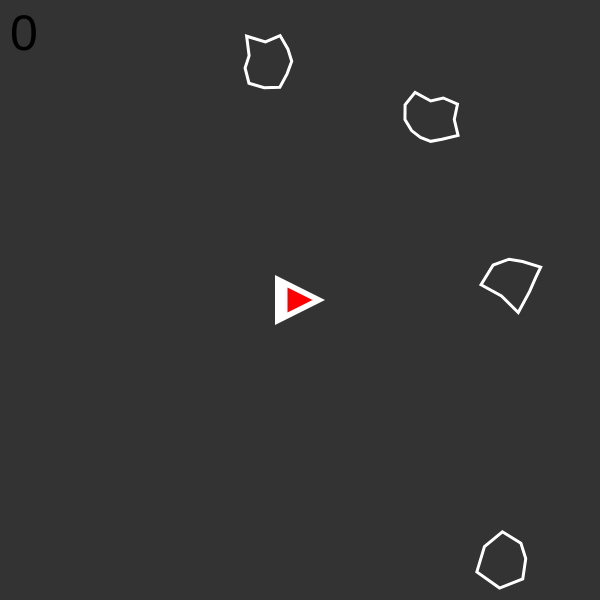
Frame 1 (no input)
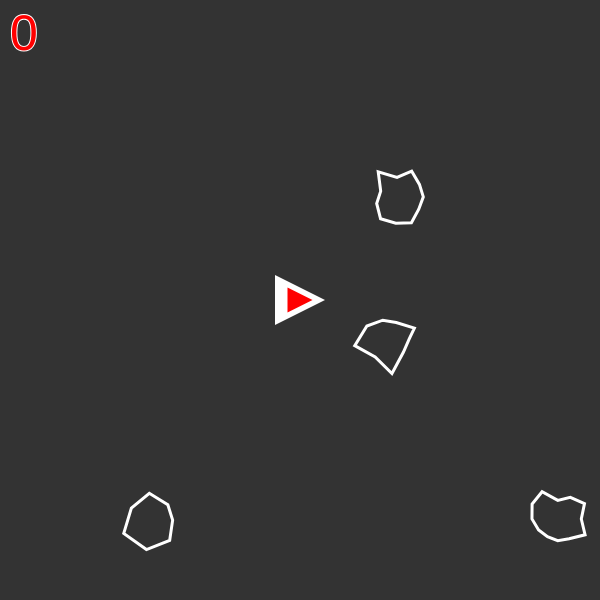
Frame 60 (no input)
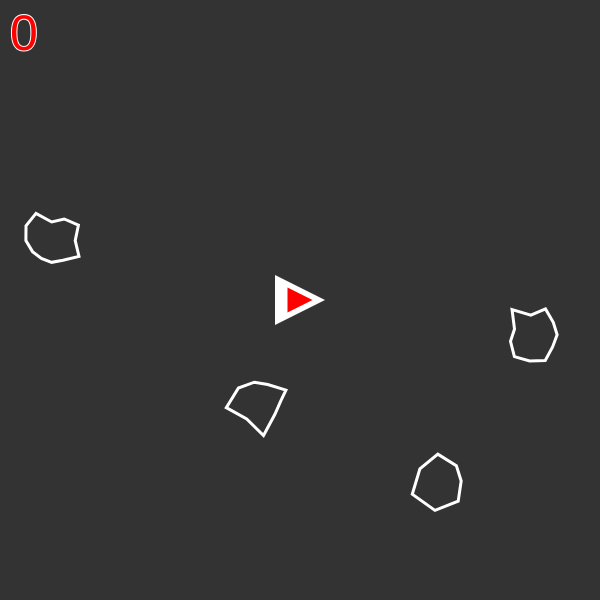
Frame 120 (the mouse pressed at the canvas centre since frame 60)

The p5.js sketch that drew these frames (run headless with seeded random() and noise() and a simulated clock; from frame 60 on, the mouse is pressed at the canvas centre):

// p5.js sketch
// ── sketch.js
var ship;
var bullets = [];
var asteroids = [];
var fps = 0;
var gameOver = false;
var score = 0;

function setup(){
  createCanvas(600,600);
  ship = new Ship();
  frameRate(60);

  for(var i = 0; i < 3; i++){
  asteroids.push(new Asteroid(false, 50));
  }

}

function draw(){
  if(gameOver){
    textSize(25);
    strokeWeight(2);
    text("Game Over, Your Highscore was: " + score + "\nPress F5 to Restart", 70, 100);
  }else{
  background(51);
  fps++;

  strokeWeight(2);
  textSize(50);
  text(score, 10, 50);



  if(asteroids.length < 4){
    asteroids.push(new Asteroid(false, 50));
  }

  checkBullets();
  for(var i = bullets.length-1; i > -1; i--){
    bullets[i].update();
    bullets[i].show();
  }

  for(var i = asteroids.length-1; i > -1; i--){
    asteroids[i].update();
    asteroids[i].show();
    for(var k = bullets.length-1; k > -1; k--){
      if(dist(asteroids[i].pos.x, asteroids[i].pos.y, bullets[k].pos.x, bullets[k].pos.y) < asteroids[i].r){
        asteroids.push(new Asteroid(true, asteroids[i].r /2, createVector(asteroids[i].pos.x, asteroids[i].pos.y)));
        asteroids.push(new Asteroid(true, asteroids[i].r /2, createVector(asteroids[i].pos.x, asteroids[i].pos.y)));
        bullets.splice(k, 1);
        asteroids.splice(i, 1);
        score++;
      }
    }
  }

  ship.update();
  ship.show();
  handleKeys();


  }
}

function checkBullets(){
  console.log(bullets.length);
  for(var i = bullets.length-1; i >= 0; i--){
  if(bullets[i].pos.x > width + 100){
    bullets.splice(i, 1);
  }else if(bullets[i].pos.x < 0 - 100){
    bullets.splice(i, 1);
  }else if(bullets[i].pos.y > height + 100){
    bullets.splice(i, 1);
  }else if(bullets[i].pos.y < 0 -100){
    bullets.splice(i, 1);
    }
  }
  for(var i = asteroids.length-1; i > -1; i--){
    if(dist(ship.pos.x, ship.pos.y, asteroids[i].pos.x,asteroids[i].pos.y) < asteroids[i].r){
      gameOver = true;
    }
    if(asteroids[i].r < 15){
      asteroids.splice(i, 1);
    }
  }
}

function handleKeys(){
  var turnSpeed = 5;
// console.log(keyCode);
  if(keyIsDown(UP_ARROW)){
    //ship.angle = atan2(mouseY - ship.pos.y, mouseX - ship.pos.x);
    ship.acc = p5.Vector.fromAngle(radians(ship.angle));
    ship.vel.add(ship.acc);
  }
  if(keyIsDown(LEFT_ARROW)){
    ship.angle -= turnSpeed;
    if(ship.angle < 0){
      ship.angle = 360;
    }
  }

  if(keyIsDown(RIGHT_ARROW)){
    ship.angle += turnSpeed;
    if(ship.angle > 360){
      ship.angle = 0;
    }
  }
  if(keyIsDown(32)){
    console.log("hit");
      if(fps > 5){
      bullets.push(new Bullet());
      fps = 0;
    }
  }
}

function Ship(){
  this.pos = createVector(width/2, height/2);
  this.vel = createVector(0,0);
  this.acc = 0;
  this.scl = 25;
  this.angle = 0;
  this.update = function(){
    this.vel.mult(.99);
    this.pos.add(this.vel);

    if(this.pos.x > width + this.scl){
      this.pos.x = 0;
    }else if(this.pos.x < 0 - this.scl){
      this.pos.x = width + this.scl;
    }
    if(this.pos.y > height + this.scl){
      this.pos.y = 0;
    }else if(this.pos.y < 0 - this.scl){
      this.pos.y = height + this.scl;
    }

  }

  this.show = function(){
    push();
    noStroke();
    fill(255);
    rectMode(CENTER);
    translate(this.pos.x, this.pos.y);
    rotate(radians(ship.angle) + PI/2);
    triangle(-this.scl, this.scl, 0 , -this.scl, this.scl, this.scl);
    fill(color(255,0,0));
    triangle(-this.scl/2, this.scl/2, 0 , -this.scl/2, this.scl/2, this.scl/2)
    pop();
    strokeWeight(10);
    fill(color(255,0,0));
  }

}

function Bullet(){
  this.r = 10;
  this.pos = createVector(ship.pos.x, ship.pos.y);
  this.angle = ship.angle;
  this.vel = createVector(0,0);
  this.acc = p5.Vector.fromAngle(radians(this.angle));


  this.update = function(){
    this.pos.add(this.vel);
    this.vel.add(this.acc);
  }

  this.show = function(){
    fill(color(255,0,0));
    noStroke();
    ellipse(this.pos.x, this.pos.y, this.r, this.r);
  }
  }

  function Asteroid(spawned, radius, pos){

    if(!spawned){
      this.r = 35;
      this.pos = createVector(random(0,width),random(0,height));
    }else{
      if(radius < 10){
        this.r = 1;
      }
      this.pos = pos;
      this.r = radius;
    }
    this.rA = [];
    this.vertex = random(3,15);
    for(var i = 0 ; i < this.vertex; i++){
      this.rA[i] = random(this.r / 2, this.r);
    }

    this.speed = random(2,7);
    this.vel = createVector(random(-1,1) * this.speed,random(-1,1) * this.speed );
    console.log(this.scl);

    this.update = function(){
      this.pos.add(this.vel);
      if(this.pos.x > width + this.r){
        this.pos.x = 0;
      }else if(this.pos.x < 0 - this.r){
        this.pos.x = width + this.r;
      }
      if(this.pos.y > height + this.r){
        this.pos.y = 0;
      }else if(this.pos.y < 0 - this.r){
        this.pos.y = height + this.r;
      }
    }

    this.show = function(){
      noFill();
      stroke(255);
      strokeWeight(3);
      beginShape();
      for(var i = 0; i < this.vertex; i++){
        var angle = map(i, 0, this.vertex, 0 , TWO_PI);
        var x = cos(angle) * this.rA[i];
        var y = sin(angle) * this.rA[i];
        vertex(x + this.pos.x,y + this.pos.y );
      }
      endShape(CLOSE);

    }

}

// ── asteroid.js
function Asteroid(){
  this.angle = 0;
  this.maxVel = 10;
  this.r = random(15, 100);
  this.pos = createVector(random(width), random(height));
  //this.vel = createVector(random(-this.maxVel, this.maxVel), random(-this.maxVel, this.maxVel));
  this.vel = createVector(0,0);
  this.update = function(){
    this.pos.add(this.vel.mult(.99));
  }

  this.show = function(){
    fill(255);

  }


}

// ── bullet.js

function Bullet(){
  this.dir = ship.angle;
  this.pos = ship.pos.copy();
  this.scl = 15;
  this.speed = 15;

  this.update = function(){
    this.pos.add(p5.Vector.fromAngle(this.dir).mult(this.speed));
  }

  this.show = function(){
    fill(color(255,0,0));
    strokeWeight(1);
    ellipse(this.pos.x, this.pos.y, this.scl, this.scl);
  }

}

// ── ship.js

function Ship(){
  this.speed = 12;
  this.scl = 38;
  this.pos = createVector(width/2, height/2);
  this.vel = createVector(0,0);
  this.angle = atan2(mouseY - this.pos.y, mouseX - this.pos.x);

  this.update = function(){
    this.angle = atan2(mouseY - this.pos.y, mouseX - this.pos.x);
    this.pos.add(this.vel);
    this.vel.mult(.98);
    handleKeys();

    if(this.pos.x > width + this.scl){
      this.pos.x = 0 - this.scl;
    }else if(this.pos.x < 0 - this.scl){
      this.pos.x = width + this.scl;
    }
    if(this.pos.y > height + this.scl){
      this.pos.y = 0 - this.scl;
    }else if(this.pos.y < 0 - this.scl){
      this.pos.y = height + this.scl;
    }
  }

  this.show = function(){
    push();
    translate(this.pos.x, this.pos.y);
    rotate(this.angle + PI/2);
    fill(color(0, 220, 100));
    strokeWeight(7);
    stroke(255);
    triangle(-this.scl, this.scl, this.scl, this.scl, 0, -this.scl);
    pop();
  }
}

// ── sketch2.js
var ship;
var bullets = [];
var asteroids = [];
var time = 0;
var resetTime = 1;
var fireRate = 8;


function setup() {
  createCanvas(1000,1000);
  ship = new Ship();
  asteroids.push(new Asteroid());
}


function draw(){
  if(millis() > resetTime){
    time++;
    resetTime++;
  }
  background(51);
  fill(255);
  text(time, 100, 100);
  for(var i = 0; i < bullets.length; i++){
    bullets[i].update();
    bullets[i].show();
  }
  for(var i = 0 ; i < asteroids.length; i++){
    asteroids[i].update();
    asteroids[i].show();
    rect(asteroids[i].pos.x,asteroids[i].pos.y, 25,25);
  }

  ship.update();
  ship.show();

}

function handleKeys(){
  if(keyIsDown(87)){
    ship.vel.add(p5.Vector.fromAngle(ship.angle));
    ship.vel = createVector(constrain(ship.vel.x,-ship.speed, ship.speed),constrain(ship.vel.y,-ship.speed, ship.speed))
  }
  if(mouseIsPressed){
    if(time > fireRate){
      bullets.push(new Bullet());
      time = 0;
    }
  }
}
